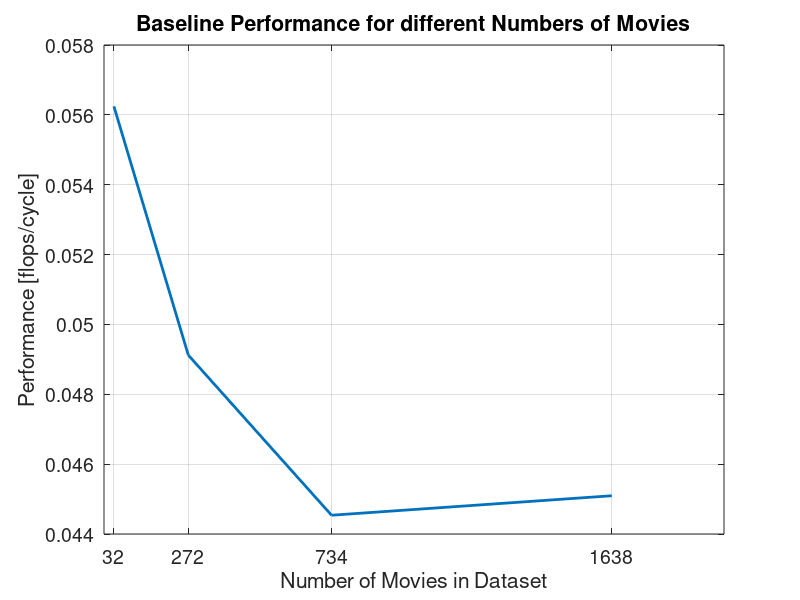

This chart was generated by the following MATLAB code:
%% All measurements are for B003 (Baseline)
data_points = [];

%% Performance Analysis 100k full
num_cycles = 377602017046; % CPU_CLK_UNHALTED.REF_TSC
num_messages = 537756;
% number of flops = FP_COMP_OPS_EXE.SSE_SCALAR_DOUBLE +
%                   FP_COMP_OPS_EXE.SSE_SCALAR_SINGLE + 
%                   FP_COMP_OPS_EXE.X87
num_flops = 14364021546 + 0 + 2664003996;
runtime = 114.685; % seconds
bandwidth_sec = 1.156; % GB/s

flops_cycle = num_flops/num_cycles;
data_points = [data_points; 1638, flops_cycle];

%% Performance Analysis u1
num_cycles = 351542527313; % CPU_CLK_UNHALTED.REF_TSC
num_messages = 442075;
% number of flops = FP_COMP_OPS_EXE.SSE_SCALAR_DOUBLE +
%                   FP_COMP_OPS_EXE.SSE_SCALAR_SINGLE + 
%                   FP_COMP_OPS_EXE.X87
num_flops = 13794020691 + 0 + 2364003546;
runtime = 106.770; % seconds
bandwidth_sec = 1.411; % GB/s

flops_cycle = num_flops/num_cycles;
% do not include in plot since it's basically the same as 100k
% data_points = [data_points; 1683, flops_cycle];

%% Performance Analysis [dataset user 405] 734 movies, user 405
num_cycles = 234140351210; % CPU_CLK_UNHALTED.REF_TSC
num_messages = 330576;
% number of flops = FP_COMP_OPS_EXE.SSE_SCALAR_DOUBLE +
%                   FP_COMP_OPS_EXE.SSE_SCALAR_SINGLE + 
%                   FP_COMP_OPS_EXE.X87
num_flops = 8928013392 + 0 + 1500002250;
runtime = 71.113; % seconds
bandwidth_sec = 1.153; % GB/s

flops_cycle = num_flops/num_cycles;
data_points = [data_points; 734, flops_cycle];

%% Performance Analysis [dataset 512] 272 movies, user 1-10
num_cycles = 1553744330613; % CPU_CLK_UNHALTED.REF_TSC
num_messages = 2000409;
% number of flops = FP_COMP_OPS_EXE.SSE_SCALAR_DOUBLE +
%                   FP_COMP_OPS_EXE.SSE_SCALAR_SINGLE + 
%                   FP_COMP_OPS_EXE.X87
num_flops = 66078099117 + 0 + 10242015363;
runtime = 471.622; % seconds
bandwidth_sec = 0.988; % GB/s

flops_cycle = num_flops/num_cycles;
data_points = [data_points; 272, flops_cycle];

%% Performance Analysis 32 movies, user 1-10
num_cycles = 72650108975; % CPU_CLK_UNHALTED.REF_TSC
num_messages = 163805;
% number of flops = FP_COMP_OPS_EXE.SSE_SCALAR_DOUBLE +
%                   FP_COMP_OPS_EXE.SSE_SCALAR_SINGLE + 
%                   FP_COMP_OPS_EXE.X87
num_flops = 3708005562 + 0 + 378000567;
runtime = 22.065; % seconds
bandwidth_sec = 0.567; % GB/s

flops_cycle = num_flops/num_cycles;
data_points = [data_points; 32, flops_cycle];
%% Plotting
plot(data_points(:,1), data_points(:,2), 'LineWidth',2);
hold on; grid on;

fontsize = 14;
title('Baseline Performance for different Numbers of Movies', 'fontsize', fontsize);
xlabel('Number of Movies in Dataset', 'fontsize', fontsize)
ylabel('Performance [flops/cycle]', 'fontsize', fontsize)

set(gca,'XTick',[32, 272, 734, 1638]);
set(gca,'fontsize', fontsize);
print(gcf, '-r150', 'performance_baseline.png', '-dpng');
